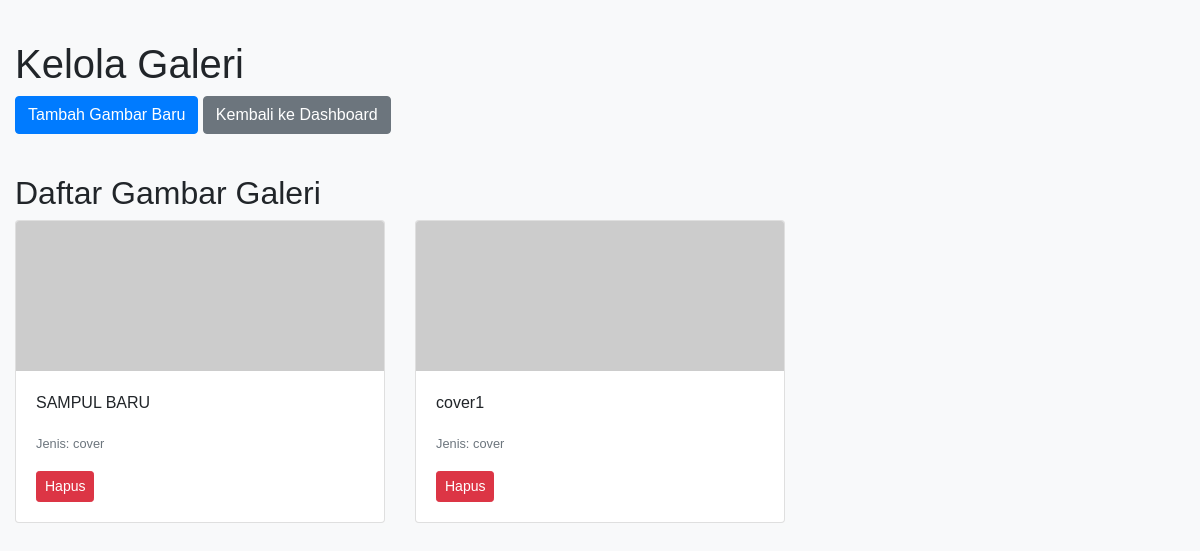
Page /berita/kelola_galeri.php (signed in) on the committed database.
### tables this page shows
CREATE TABLE `galeri` (
  `id` int(11) NOT NULL,
  `file_path` varchar(255) NOT NULL,
  `caption` varchar(255) DEFAULT NULL,
  `upload_date` timestamp NOT NULL DEFAULT current_timestamp(),
  `jenis` varchar(255) DEFAULT NULL
);

### berita/kelola_galeri.php (the view, shortened to what this page needs)
<?php
include '../config/config.php';
$galeri_sql = "SELECT * FROM galeri ORDER BY upload_date DESC";
$galeri_result = $conn->query($galeri_sql);
?>
<!DOCTYPE html>
<html lang="id">
<head>
    <link rel="stylesheet" href="https://maxcdn.bootstrapcdn.com/bootstrap/4.5.2/css/bootstrap.min.css">
</head>
<body>
    <div class="container">
        <h1>Kelola Galeri</h1>
        <a href="tambah_galeri.php" class="btn btn-primary mb-3">Tambah Gambar Baru</a>
        <a href="admin_dashboard.php" class="btn btn-secondary mb-3">Kembali ke Dashboard</a>
        <h2 class="mt-4">Daftar Gambar Galeri</h2>
        <?php
        if ($galeri_result && $galeri_result->num_rows > 0) {
            echo "<div class='row galeri-images'>";
            while ($galeri = $galeri_result->fetch_assoc()) {
                echo "<div class='col-md-4 mb-4'>";
                echo "<div class='card'>";
                if (!empty($galeri['file_path']) && file_exists('../' . $galeri['file_path'])) {
                    echo "<img src='../" . htmlspecialchars($galeri['file_path']) . "' class='card-img-top' alt='Gambar Galeri'>";
                } else {
                    echo "<img src='https://via.placeholder.com/400x200.png?text=No+Image' class='card-img-top' alt='No Image'>";
                }
                echo "<div class='card-body'>";
                echo "<p class='card-text'>" . htmlspecialchars($galeri['caption']) . "</p>";
                echo "<p class='card-text'><small class='text-muted'>Jenis: " . htmlspecialchars($galeri['jenis']) . "</small></p>";
                echo "<a href='kelola_galeri.php?hapus=" . urlencode($galeri['id']) . "' class='btn btn-danger btn-sm' onclick='return confirm(\"Apakah Anda yakin ingin menghapus gambar ini?\")'>Hapus</a>";
                echo "</div>";
                echo "</div>";
                echo "</div>";
            }
            echo "</div>";
        } else {
            echo "<p class='text-muted'>Tidak ada gambar di galeri.</p>";
        }
        ?>
    </div>
</body>
</html>

### berita/kelola_galeri.php (style rules this page uses)
body { background-color: #f8f9fa; font-family: 'Poppins', sans-serif; }
.container { max-width: 1200px; margin-top: 40px; }
.galeri-images img { max-height: 150px; object-fit: cover; transition: transform 0.2s; }

### rows in the picture
galeri: caption "SAMPUL BARU", jenis "cover"
galeri: caption "cover1", jenis "cover"
